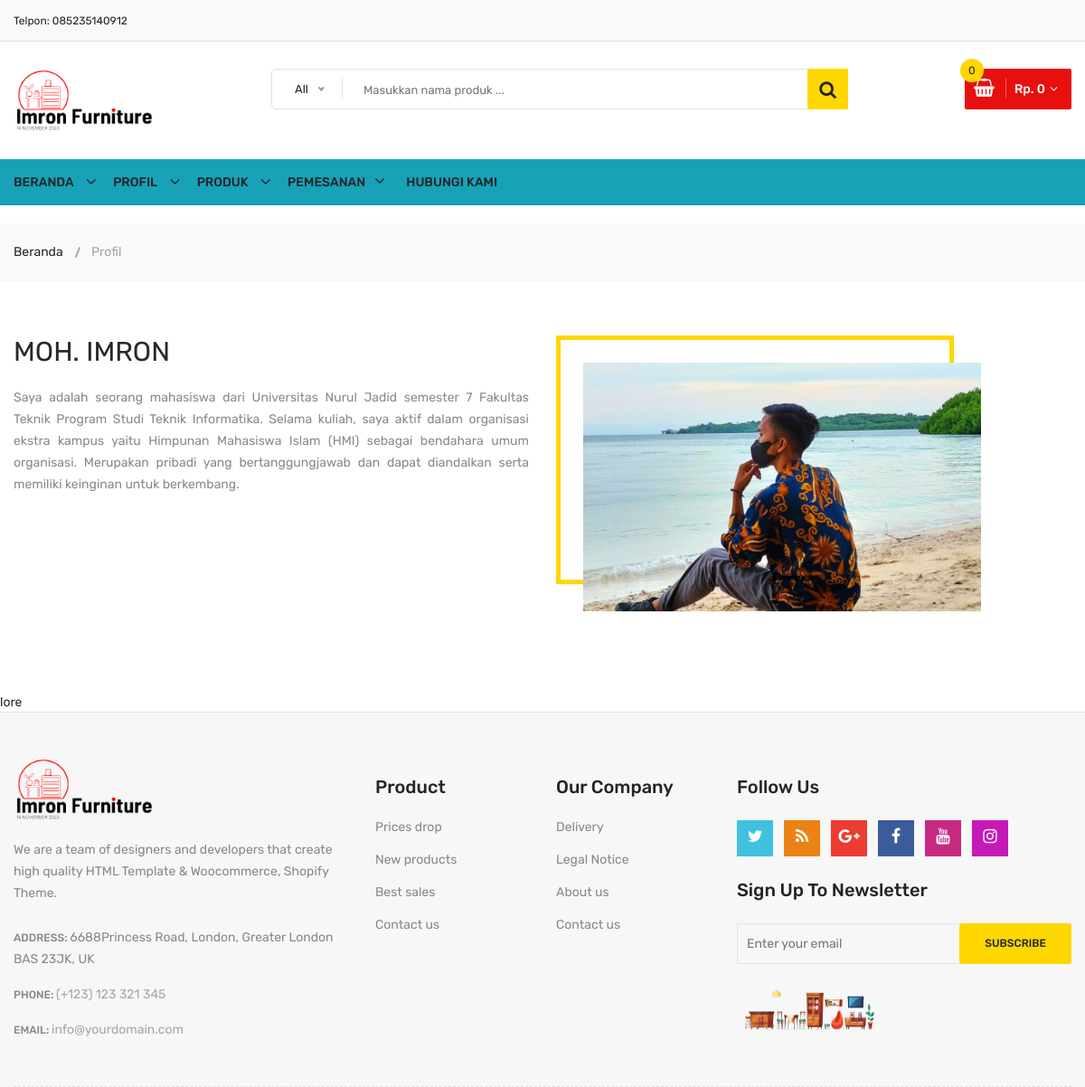
The page /profil on the database its author committed.
### imron/models.py (models this page shows)
class Statis(models.Model):
    class Meta:
        verbose_name_plural ="Data Statis"
    alamat_kami = models.TextField(max_length=200, blank=False, null=True)
    telpon = models.CharField(max_length=200, blank=False, null=True)
    email = models.EmailField(max_length=200, blank=False, null=True)

class Profil(models.Model):
    class Meta:
        verbose_name_plural ="Data Profil"
    nama = models.CharField(max_length=200, blank=False, null=True)
    keterangan = RichTextField(blank=True, null=True)
    gambar = ResizedImageField(size=[1920, 1200], quality=80, crop=['middle', 'center'] , upload_to='gambar/profil', blank=True, null=True, verbose_name="Gambar (1920 x 1200 pixel)")
    tanggal_upload= models.DateTimeField(auto_now_add=True, null=True)

### imron/views.py (the view)
# urls.py: path('profil', views.profil, name='profil'),
def profil(request):
    profil = Profil.objects.all().order_by('-id')[:1]
    context = {
        "judul": "Halaman Profil",
        "profil": profil,
    }
    return render(request, 'profil.html', context)

### imron/models.py (called while the page is built)
    @property
    def setelah_diskon(self):
        if self.diskon == 0 :
            nilai_diskon = self.harga
        else:
            jml = self.diskon / 100
            nilai_diskon = self.harga - (jml * self.harga)
        return nilai_diskon

### imron/views.py (called while the page is built)
def kategoriberanda(request):
    kategori = Kategori.objects.filter(aktif=True).order_by('-id')
    return {'kategori': kategori}

def modalberita(request):
    modalproduk = Produk.objects.order_by('-id')
    return {'modalproduk': modalproduk}

def statisweb(request):
    statis = Statis.objects.get(id=1)
    return {'statis': statis}

### imroncart/keranjang.py (called while the page is built)
    def __len__(self):  # Menghitung quantity
        return sum(item['quantity'] for item in self.cart.values())

    def get_total_price(self):  # Menghitung total Harga
        return sum(Decimal(item['price']) * item['quantity'] for item in self.cart.values())

### imroncart/konteks.py (called while the page is built)
def keranjang(request):
    return {'keranjang': Cart(request)}

### imron/templates/profil.html
{% extends "base.html" %}
{% load static %}
{% block content %}
<div class="breadcrumb-area">
    <div class="container">
        <div class="breadcrumb-content">
            <ul>
                <li><a href="{% url "beranda" %}">Beranda</a></li>
                <li class="active">Profil</li>
            </ul>
        </div>
    </div>
</div>
<div class="about-us-wrapper pt-60 pb-40">
    <div class="container">
        {% for profil in profil %}
            <div class="row">
                <div class="col-lg-6 order-last order-lg-first">
                    <div class="about-text-wrap">
                        <h2><span>{{profil.nama}}</span></h2>
                        <div class="text-justify">
                            <span>{{profil.keterangan|safe}} </span>
                        </div>
                    </div>
                </div>
                <div class="col-lg-5 col-md-10">
                    <div class="about-image-wrap">
                        <img class="img-full" src="{{profil.gambar.url}}" alt="{{profil.nama}}" />
                    </div>
                </div>
            </div>
        {% empty %}
            <div class="row">
                <div class="col-lg-12 order-last order-lg-first">
                    <div class="alert alert-danger">Porfil Belum diisi</div>
                </div>
            </div>
        {% endfor %}
    </div>
</div>lore
{% endblock content %}

### templates/header.html (shortened to what this page needs)
{% load static %}
{% load humanize %}
<!doctype html>
<html class="no-js" lang="zxx">
<head>
        <link rel="stylesheet" href="{% static "css/material-design-iconic-font.min.css" %}">
        <link rel="stylesheet" href="{% static "css/font-awesome.min.css" %}">
        <link rel="stylesheet" href="{% static "css/fontawesome-stars.css" %}">
        <link rel="stylesheet" href="{% static "css/meanmenu.css" %}">
        <link rel="stylesheet" href="{% static "css/owl.carousel.min.css" %}">
        <link rel="stylesheet" href="{% static "css/slick.css" %}">
        <link rel="stylesheet" href="{% static "css/animate.css" %}">
        <link rel="stylesheet" href="{% static "css/jquery-ui.min.css" %}">
        <link rel="stylesheet" href="{% static "css/venobox.css" %}">
        <link rel="stylesheet" href="{% static "css/nice-select.css" %}">
        <link rel="stylesheet" href="{% static "css/magnific-popup.css" %}">
        <link rel="stylesheet" href="{% static "css/bootstrap.min.css" %}">
        <link rel="stylesheet" href="{% static "css/helper.css" %}">
        <link rel="stylesheet" href="{% static "style.css" %}">
        <link rel="stylesheet" href="{% static "css/responsive.css" %}">
    </head>
    <body>
        <div class="body-wrapper">
            <header>
                <div class="header-top">
                    <div class="container">
                        <div class="row">
                            <div class="col-lg-3 col-md-4">
                                <div class="header-top-left">
                                    <ul class="phone-wrap">
                                        <li><span>Telpon:</span><a href="#"> {{statis.telpon}}</a></li>
                                    </ul>
                                </div>
                            </div>
                        </div>
                    </div>
                </div>
                <div class="header-middle pl-sm-0 pr-sm-0 pl-xs-0 pr-xs-0">
                    <div class="container">
                        <div class="row">
                            <div class="col-lg-3">
                                <div class="logo pb-sm-30 pb-xs-30">
                                    <a href="index.html">
                                        <img src="{% static "images/menu/logo/3.png" %}" alt="" width="160" height="70">
                                    </a>
                                </div>
                            </div>
                            <div class="col-lg-9 pl-0 ml-sm-15 ml-xs-15">
                                <form action="{% url "cari" %}" class="hm-searchbox" method="GET">
                                    <input type="text" name="kata" placeholder="Masukkan nama produk ...">
                                    <button class="li-btn" type="submit"><i class="fa fa-search"></i></button>
                                </form>
                                <div class="header-middle-right">
                                    <ul class="hm-menu">
                                        <li class="hm-minicart">
                                            <div class="hm-minicart-trigger">
                                                {% with totail_items=keranjang|length %}
                                                    {% if keranjang|length > 0 %}
                                                    <span class="item-icon"></span>
                                                    <span class="item-text">Rp. {{keranjang.get_total_price|intcomma}}
                                                    <span class="cart-item-count"> {{totail_items}}</span>
                                                    {% else %}
                                                    <span class="item-text">Rp. 0
                                                        <span class="cart-item-count"> 0 </span>
                                                    </span>
                                                    {% endif %}
                                                {% endwith %}
                                            </div>
                                        </li>
                                    </ul>
                                </div>
                            </div>
                        </div>
                    </div>
                </div>

### static/css/responsive.css (style rules this page uses)
@media (min-width: 1200px) and (max-width: 1500px) { .container { max-width: 1170px; padding-left: 0; padding-right: 0; } }

### rows shown on the page
Statis: telpon "085235140912"
Profil: nama "MOH. IMRON", keterangan "Saya adalah seorang mahasiswa dari Universitas Nurul Jadid semester 7 Fakultas Teknik Program Studi Teknik Informatika. Selama kuliah, saya aktif dalam organisasi ekstra kampus yaitu Himpunan Mahasiswa Islam (HMI) sebagai bendahara umum organisasi. Merupakan pribadi yang bertanggungjawab dan dapat diandalkan serta memiliki keinginan untuk berkembang.", gambar (picture)
